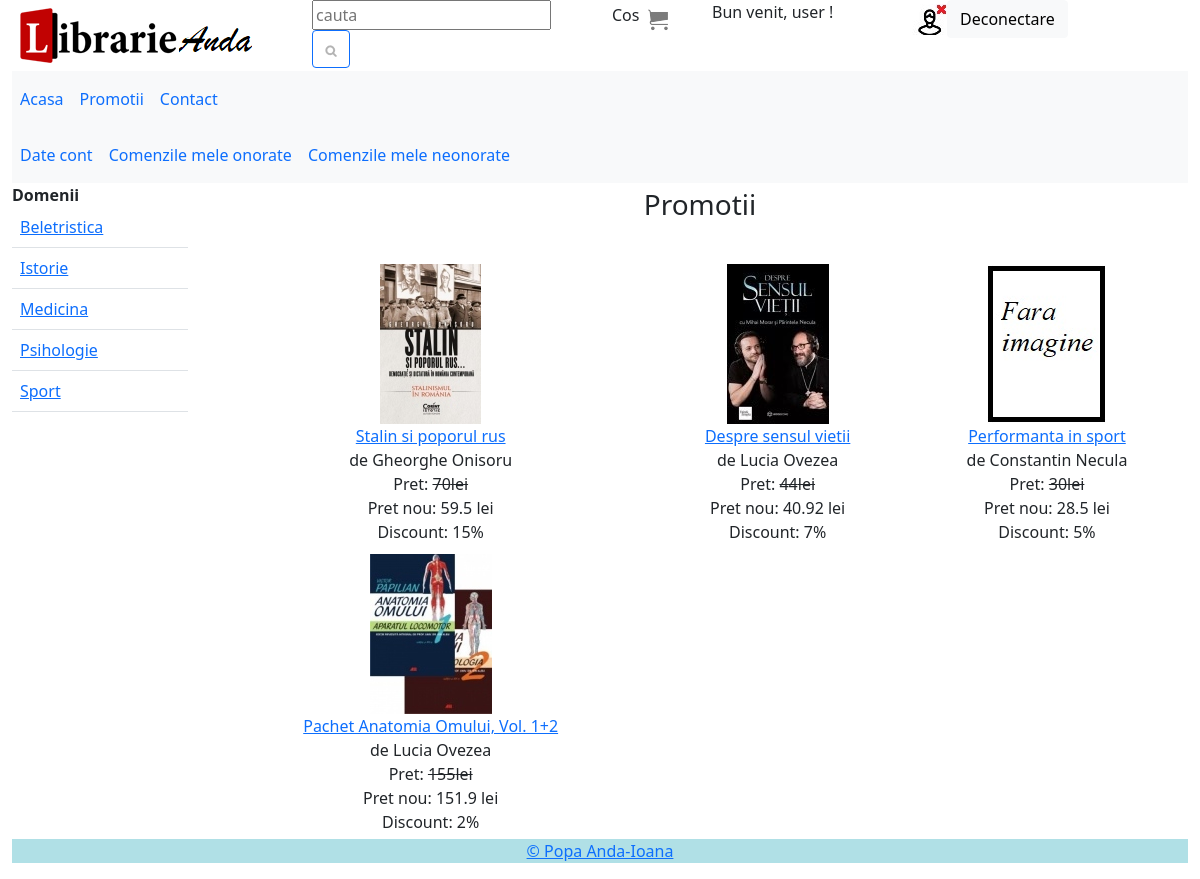
/useri/promotii.php, run on the app's committed database.
### tables this page shows
CREATE TABLE IF NOT EXISTS `domenii` (
  `id_domeniu` int NOT NULL AUTO_INCREMENT,
  `nume_domeniu` varchar(50) NOT NULL,
  PRIMARY KEY (`id_domeniu`)
);

CREATE TABLE IF NOT EXISTS `carti` (
  `id_carte` int NOT NULL AUTO_INCREMENT,
  `titlu_carte` varchar(50) NOT NULL,
  `descriere` text NOT NULL,
  `pret` float UNSIGNED NOT NULL,
  `nr_buc` int UNSIGNED NOT NULL,
  `data_aparitie_lib` timestamp NOT NULL DEFAULT CURRENT_TIMESTAMP,
  `promotie` int NOT NULL,
  `id_editura` int NOT NULL,
  `id_domeniu` int NOT NULL,
  PRIMARY KEY (`id_carte`),
  KEY `id_domeniu` (`id_domeniu`),
  KEY `id_editura` (`id_editura`)
);

CREATE TABLE IF NOT EXISTS `autori` (
  `id_autor` int NOT NULL AUTO_INCREMENT,
  `nume_autor` varchar(50) NOT NULL,
  PRIMARY KEY (`id_autor`)
);

### useri/promotii.php (the view)
<?php
include ("conectare_bd.php");
include ("page_top.php");
include ("meniu.php");
?>
<div class="col-md-10" class="table-responsive">
<table width = "100%" cellpadding="5">
<tr>
<td colspan="3" align="center">
<h3>Promotii</h3><br>
</td>
</tr>
<?php
$sql = "SELECT carti.id_carte, carti.titlu_carte, autori.nume_autor, carti.pret, carti.promotie
FROM carti, autori, sunt_scrise
WHERE carti.id_carte = sunt_scrise.id_carte AND autori.id_autor = sunt_scrise.id_autor AND carti.promotie>0
ORDER BY carti.promotie DESC";
$rows=[];
$result = $db->query($sql);
while($row = $result->fetch_array())
{
$rows[] = $row;
}
for($i=count($rows)-1;$i>0;$i--)
	for($j=0;$j<$i;$j++)
		if(isset($rows[$i]['titlu_carte']) AND isset($rows[$j]['titlu_carte']) AND $rows[$i]['titlu_carte']==$rows[$j]['titlu_carte'])
		{
			$rows[$i]['nume_autor'].=', '.$rows[$j]['nume_autor'];
			array_splice($rows,$j,1);
		}
if(count($rows))
	$i=1;
for($k=0;$k<count($rows);$k++)
{
	if($i%3==1)
		print '<tr>';
	$adresaImagine = "img/mici/" .$rows[$k]['id_carte'].".jpg";
	$pretNou=$rows[$k]['pret']-($rows[$k]['promotie']/100)*$rows[$k]['pret'];
	print '<td align = "center" valign="top">';
	if(file_exists($adresaImagine))
		print '<img src = "'.$adresaImagine.'"><br>';
	else
		print '<img src = "img/mici/0.jpg"><br>';
	if($rows[$k]['promotie']>0)
		print '<a href = "carte.php? id_carte=' .$rows[$k]['id_carte'].'">'.$rows[$k]['titlu_carte'].'</a><br> de ' .$rows[$k]['nume_autor'].'<br> Pret: <del>'. $rows[$k]['pret'].'lei </del><br>Pret nou: '.$pretNou.' lei<br> Discount: '.$rows[$k]['promotie'].'%</td>';
	else
		print '<a href = "carte.php? id_carte=' .$rows[$k]['id_carte'].'">'.$rows[$k]['titlu_carte'].'</a><br> de ' .$rows[$k]['nume_autor'].'<br> Pret: '. $rows[$k]['pret'].'lei</td>';
	$i++;
	if($i%3==1)
		print '</tr>';
}
?>
</table>
</div>
</div>
<?php
include ("page_bottom.php");
?>

### useri/meniu.php (shortened to what this page needs)
<div class="row">
<div class="col-md-2">
<b>Domenii</b><br>
<div class="table-responsive">
<table class="table table-hover">
<?php
$sql = "SELECT * FROM domenii ORDER BY nume_domeniu ASC";
$resursa = $db->query($sql);
while($row = $resursa->fetch_object())
{
	print '<tr>';
	print '<td>';
	print '<a href = "domenii.php?id_domeniu='.$row->id_domeniu.'">'.$row->nume_domeniu.'</a>';
	print '</tr>';
}
?>
</table>
</div>
</div>

### data on the page
domenii: nume_domeniu "Beletristica"
domenii: nume_domeniu "Istorie"
domenii: nume_domeniu "Medicina"
domenii: nume_domeniu "Psihologie"
domenii: nume_domeniu "Sport"
carti: shows a picture, titlu_carte "Stalin si poporul rus", autori.nume_autor "Gheorghe Onisoru", pret "70", pretNou "59.5", promotie "15"
carti: shows a picture, titlu_carte "Despre sensul vietii", autori.nume_autor "Lucia Ovezea", pret "44", pretNou "40.92", promotie "7"
carti: titlu_carte "Performanta in sport", autori.nume_autor "Constantin Necula", pret "30", pretNou "28.5", promotie "5"
carti: shows a picture, titlu_carte "Pachet Anatomia Omului, Vol. 1+2", autori.nume_autor "Lucia Ovezea", pret "155", pretNou "151.9", promotie "2"
